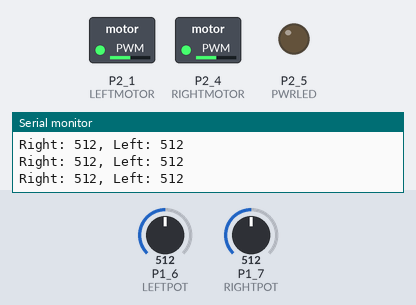
The sketch below on a simulated TI MSP430 LaunchPad. Parts: switched loads named in the sketch (green lamp = pin HIGH), output pins drawn as LEDs (lit = HIGH), the last lines printed to the serial monitor. Inputs (shaded band) come from the test bench; at power-on: P1_6 (LEFTPOT) = 512, P1_7 (RIGHTPOT) = 512.

Above: at 1.2 s.
1.3 s: P1_6 (LEFTPOT) set to 716
At 2.3 s:
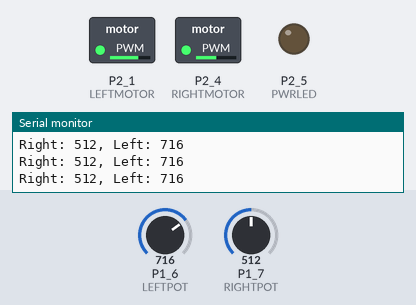
2.8 s: P1_7 (RIGHTPOT) set to 716
At 3.7 s:
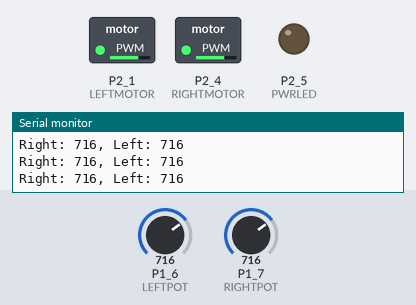
4.3 s: P1_6 (LEFTPOT) set to 900
At 5.0 s:
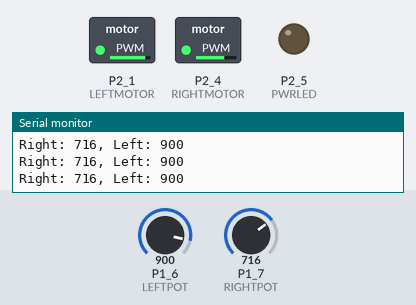
5.8 s: P1_7 (RIGHTPOT) set to 900
At 6.4 s:
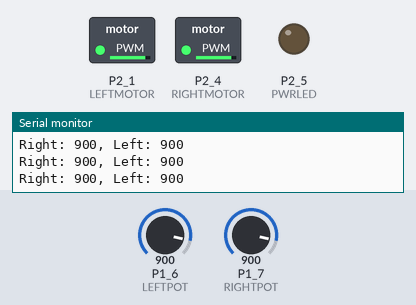
7.3 s: P1_6 (LEFTPOT) set to 511
At 7.8 s:
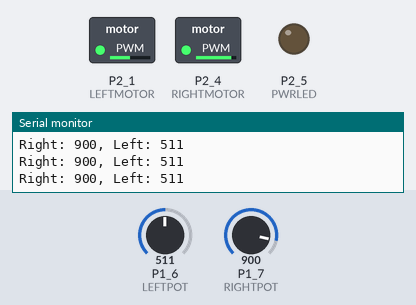
8.8 s: P1_7 (RIGHTPOT) set to 122
At 9.2 s:
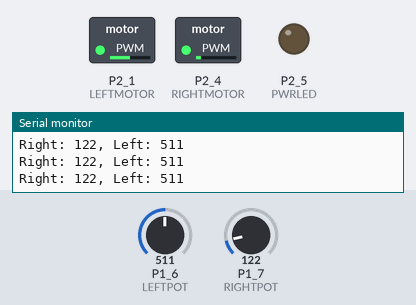
Timing chart, 0 to 11.3 s (numbered marks = the images above; inputs shaded):
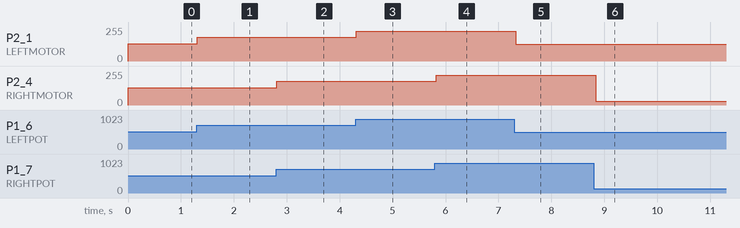

Measured:
- after the input at 1.3 s, P2_1 (LEFTMOTOR): 128/255 → 179/255 at once
- after the input at 2.8 s, P2_4 (RIGHTMOTOR): 128/255 → 179/255 at once
- after the input at 4.3 s, P2_1 (LEFTMOTOR): 179/255 → 225/255 at once
- after the input at 5.8 s, P2_4 (RIGHTMOTOR): 179/255 → 225/255 at once
- after the input at 7.3 s, P2_1 (LEFTMOTOR): 225/255 → 127/255 at once
- after the input at 8.8 s, P2_4 (RIGHTMOTOR): 225/255 → 30/255 at once

The sketch:

BristleBotAdjustPower.ino
```cpp
/*
  BristleBot Read Potentiometer

  Uses the analogRead to read the ADC value the that left and
  right tuning potentiometers are attached to and then uses this to set the motor speed
*/

#define PWRLED P2_5
#define LEFTPOT P1_6
#define RIGHTPOT P1_7

#define LEFTMOTOR P2_1
#define RIGHTMOTOR P2_4

int leftValue, rightValue;

// the setup routine runs once when you press reset:
void setup() {
  // initialize serial communication at 9600 bits per second:
  Serial.begin(9600);

  //Setup output pins
  pinMode(PWRLED, OUTPUT);
  pinMode(LEFTMOTOR, OUTPUT);
  pinMode(RIGHTMOTOR, OUTPUT);
}

// the loop routine runs over and over again forever:
void loop() {
  digitalWrite(PWRLED, HIGH);
  //Read analogue inputs. Note: the 10bit ADC gives readings from 0 to 1023 (0 to 2^10-1)
  leftValue = analogRead(LEFTPOT);    // read the input on pin P1.7
  rightValue = analogRead(RIGHTPOT);  // read the input on pin P1.6

  //Set motor power based on analogue input. Note: analogue write only accepts values
  //from 0 to 255 (0 to 2^8-1) so the ADC reading is divided by 4
  analogWrite(LEFTMOTOR, leftValue/4);
  analogWrite(RIGHTMOTOR, rightValue/4);
  // print out the values you read:
  Serial.print("Right: ");
  Serial.print(rightValue);
  Serial.print(", Left: ");
  Serial.println(leftValue);


  digitalWrite(PWRLED, LOW);
  delay(100); // delay in between read and motor power update
}
```
